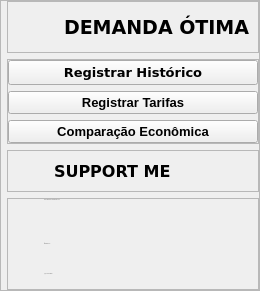
     <widget class="QFrame" name="left_menu_widget">
      <property name="styleSheet">
       <string notr="true"/>
      </property>
      <property name="frameShape">
       <enum>QFrame::StyledPanel</enum>
      </property>
      <property name="frameShadow">
       <enum>QFrame::Raised</enum>
      </property>
      <layout class="QVBoxLayout" name="verticalLayout">
       <property name="spacing">
        <number>6</number>
       </property>
       <property name="leftMargin">
        <number>6</number>
       </property>
       <property name="topMargin">
        <number>0</number>
       </property>
       <property name="rightMargin">
        <number>0</number>
       </property>
       <property name="bottomMargin">
        <number>0</number>
       </property>
       <item alignment="Qt::AlignTop">
        <widget class="QFrame" name="frame_3">
         <property name="styleSheet">
          <string notr="true"/>
         </property>
         <property name="frameShape">
          <enum>QFrame::StyledPanel</enum>
         </property>
         <property name="frameShadow">
          <enum>QFrame::Raised</enum>
         </property>
         <layout class="QHBoxLayout" name="horizontalLayout_2">
          <property name="spacing">
           <number>6</number>
          </property>
          <property name="leftMargin">
           <number>0</number>
          </property>
          <property name="topMargin">
           <number>0</number>
          </property>
          <property name="rightMargin">
           <number>0</number>
          </property>
          <property name="bottomMargin">
           <number>0</number>
          </property>
          <item>
           <widget class="QLabel" name="label">
            <property name="minimumSize">
             <size>
              <width>50</width>
              <height>50</height>
             </size>
            </property>
            <property name="maximumSize">
             <size>
              <width>50</width>
              <height>50</height>
             </size>
            </property>
            <property name="text">
             <string/>
            </property>
            <property name="pixmap">
             <pixmap>../02_Image/zap.png</pixmap>
            </property>
            <property name="scaledContents">
             <bool>true</bool>
            </property>
           </widget>
          </item>
          <item>
           <widget class="QLabel" name="label_2">
            <property name="font">
             <font>
              <family>Verdana</family>
              <pointsize>14</pointsize>
              <weight>75</weight>
              <bold>true</bold>
             </font>
            </property>
            <property name="text">
             <string>DEMANDA ÓTIMA</string>
            </property>
            <property name="scaledContents">
             <bool>false</bool>
            </property>
           </widget>
          </item>
         </layout>
        </widget>
       </item>
       <item alignment="Qt::AlignTop">
        <widget class="QFrame" name="frame_4">
         <property name="sizePolicy">
          <sizepolicy hsizetype="Preferred" vsizetype="Expanding">
           <horstretch>0</horstretch>
           <verstretch>0</verstretch>
          </sizepolicy>
         </property>
         <property name="styleSheet">
          <string notr="true"/>
         </property>
         <property name="frameShape">
          <enum>QFrame::StyledPanel</enum>
         </property>
         <property name="frameShadow">
          <enum>QFrame::Raised</enum>
         </property>
         <layout class="QVBoxLayout" name="verticalLayout_2">
          <property name="spacing">
           <number>6</number>
          </property>
          <property name="leftMargin">
           <number>0</number>
          </property>
          <property name="topMargin">
           <number>0</number>
          </property>
          <property name="rightMargin">
           <number>0</number>
          </property>
          <property name="bottomMargin">
           <number>0</number>
          </property>
          <item alignment="Qt::AlignLeft">
           <widget class="QPushButton" name="pushButton_0">
            <property name="minimumSize">
             <size>
              <width>250</width>
              <height>0</height>
             </size>
            </property>
            <property name="font">
             <font>
              <family>Verdana</family>
              <pointsize>10</pointsize>
              <weight>75</weight>
              <bold>true</bold>
             </font>
            </property>
            <property name="mouseTracking">
             <bool>false</bool>
            </property>
            <property name="focusPolicy">
             <enum>Qt::StrongFocus</enum>
            </property>
            <property name="contextMenuPolicy">
             <enum>Qt::DefaultContextMenu</enum>
            </property>
            <property name="autoFillBackground">
             <bool>false</bool>
            </property>
            <property name="styleSheet">
             <string notr="true"/>
            </property>
            <property name="text">
             <string>Registrar Histórico</string>
            </property>
            <property name="icon">
             <iconset>
              <normaloff>../02_Image/bar-chart-2_focus.png</normaloff>../02_Image/bar-chart-2_focus.png</iconset>
            </property>
            <property name="autoDefault">
             <bool>false</bool>
            </property>
            <property name="default">
             <bool>false</bool>
            </property>
            <property name="flat">
             <bool>false</bool>
            </property>
           </widget>
          </item>
          <item alignment="Qt::AlignLeft">
           <widget class="QPushButton" name="pushButton_1">
            <property name="minimumSize">
             <size>
              <width>250</width>
              <height>0</height>
             </size>
            </property>
            <property name="maximumSize">
             <size>
              <width>250</width>
              <height>16777215</height>
             </size>
            </property>
            <property name="font">
             <font>
              <family>MS Shell Dlg 2</family>
              <pointsize>10</pointsize>
              <weight>75</weight>
              <bold>true</bold>
             </font>
            </property>
            <property name="text">
             <string>Registrar Tarifas</string>
            </property>
            <property name="icon">
             <iconset>
              <normaloff>../02_Image/dollar-sign_focus.png</normaloff>../02_Image/dollar-sign_focus.png</iconset>
            </property>
           </widget>
          </item>
          <item>
           <widget class="QPushButton" name="pushButton_3">
            <property name="minimumSize">
             <size>
              <width>250</width>
              <height>0</height>
             </size>
            </property>
            <property name="font">
             <font>
              <family>MS Shell Dlg 2</family>
              <pointsize>10</pointsize>
              <weight>75</weight>
              <bold>true</bold>
             </font>
            </property>
            <property name="text">
             <string>Comparação Econômica</string>
            </property>
            <property name="icon">
             <iconset>
              <normaloff>../02_Image/pie-chart_focus.png</normaloff>../02_Image/pie-chart_focus.png</iconset>
            </property>
           </widget>
          </item>
         </layout>
        </widget>
       </item>
       <item alignment="Qt::AlignBottom">
        <widget class="QFrame" name="frame_5">
         <property name="sizePolicy">
          <sizepolicy hsizetype="Preferred" vsizetype="Preferred">
           <horstretch>0</horstretch>
           <verstretch>0</verstretch>
          </sizepolicy>
         </property>
         <property name="frameShape">
          <enum>QFrame::StyledPanel</enum>
         </property>
         <property name="frameShadow">
          <enum>QFrame::Raised</enum>
         </property>
         <layout class="QHBoxLayout" name="horizontalLayout_3">
          <property name="spacing">
           <number>6</number>
          </property>
          <property name="leftMargin">
           <number>0</number>
          </property>
          <property name="topMargin">
           <number>0</number>
          </property>
          <property name="rightMargin">
           <number>0</number>
          </property>
          <property name="bottomMargin">
           <number>0</number>
          </property>
          <item>
           <widget class="QLabel" name="label_3">
            <property name="minimumSize">
             <size>
              <width>40</width>
              <height>40</height>
             </size>
            </property>
            <property name="maximumSize">
             <size>
              <width>40</width>
              <height>40</height>
             </size>
            </property>
            <property name="text">
             <string/>
            </property>
            <property name="pixmap">
             <pixmap>../02_Image/smile_disabled.png</pixmap>
            </property>
            <property name="scaledContents">
             <bool>true</bool>
            </property>
           </widget>
          </item>
          <item>
           <widget class="QLabel" name="label_4">
            <property name="font">
             <font>
              <family>Verdana</family>
              <pointsize>12</pointsize>
              <weight>75</weight>
              <bold>true</bold>
             </font>
            </property>
            <property name="text">
             <string>SUPPORT ME</string>
            </property>
            <property name="scaledContents">
             <bool>true</bool>
            </property>
           </widget>
          </item>
         </layout>
        </widget>
       </item>
       <item>
        <widget class="QFrame" name="frame_6">
         <property name="sizePolicy">
          <sizepolicy hsizetype="Preferred" vsizetype="Preferred">
           <horstretch>0</horstretch>
           <verstretch>0</verstretch>
          </sizepolicy>
         </property>
         <property name="frameShape">
          <enum>QFrame::StyledPanel</enum>
         </property>
         <property name="frameShadow">
          <enum>QFrame::Raised</enum>
         </property>
         <layout class="QGridLayout" name="gridLayout_2">
          <property name="leftMargin">
           <number>0</number>
          </property>
          <property name="topMargin">
           <number>0</number>
          </property>
          <property name="rightMargin">
           <number>0</number>
          </property>
          <property name="bottomMargin">
           <number>0</number>
          </property>
          <property name="horizontalSpacing">
           <number>6</number>
          </property>
          <property name="verticalSpacing">
           <number>0</number>
          </property>
          <item row="0" column="1">
           <widget class="QLabel" name="label_5">
            <property name="minimumSize">
             <size>
              <width>30</width>
              <height>30</height>
             </size>
            </property>
            <property name="maximumSize">
             <size>
              <width>16777215</width>
              <height>16777215</height>
             </size>
            </property>
            <property name="font">
             <font>
              <family>Verdana</family>
              <pointsize>-1</pointsize>
              <weight>9</weight>
              <italic>false</italic>
              <bold>false</bold>
             </font>
            </property>
            <property name="styleSheet">
             <string notr="true"/>
            </property>
            <property name="text">
             <string>viniciuspessoa1997@gmail.com</string>
            </property>
            <property name="scaledContents">
             <bool>true</bool>
            </property>
            <property name="alignment">
             <set>Qt::AlignLeading</set>
            </property>
            <property name="wordWrap">
             <bool>false</bool>
            </property>
           </widget>
          </item>
          <item row="2" column="1">
           <widget class="QLabel" name="label_7">
            <property name="font">
             <font>
              <family>Verdana</family>
              <pointsize>-1</pointsize>
              <weight>9</weight>
              <italic>false</italic>
              <bold>false</bold>
             </font>
            </property>
            <property name="text">
             <string>(19) 9 8400-8480</string>
            </property>
            <property name="scaledContents">
             <bool>true</bool>
            </property>
           </widget>
          </item>
          <item row="1" column="1">
           <widget class="QLabel" name="label_6">
            <property name="font">
             <font>
              <family>Verdana</family>
              <pointsize>-1</pointsize>
              <weight>9</weight>
              <italic>false</italic>
              <bold>false</bold>
             </font>
            </property>
            <property name="text">
             <string>@viniperson</string>
            </property>
            <property name="scaledContents">
             <bool>true</bool>
            </property>
           </widget>
          </item>
          <item row="0" column="0">
           <widget class="QLabel" name="label_12">
            <property name="minimumSize">
             <size>
              <width>30</width>
              <height>30</height>
             </size>
            </property>
            <property name="maximumSize">
             <size>
              <width>30</width>
              <height>30</height>
             </size>
            </property>
            <property name="text">
             <string/>
            </property>
            <property name="pixmap">
             <pixmap>../02_Image/mail_disabled.png</pixmap>
            </property>
            <property name="scaledContents">
             <bool>true</bool>
            </property>
           </widget>
          </item>
          <item row="1" column="0">
           <widget class="QLabel" name="label_13">
            <property name="minimumSize">
             <size>
              <width>30</width>
              <height>30</height>
             </size>
            </property>
            <property name="maximumSize">
             <size>
              <width>30</width>
              <height>30</height>
             </size>
            </property>
            <property name="text">
             <string/>
            </property>
            <property name="pixmap">
             <pixmap>../02_Image/instagram_disabled.png</pixmap>
            </property>
            <property name="scaledContents">
             <bool>true</bool>
            </property>
           </widget>
          </item>
          <item row="2" column="0">
           <widget class="QLabel" name="label_14">
            <property name="minimumSize">
             <size>
              <width>30</width>
              <height>30</height>
             </size>
            </property>
            <property name="maximumSize">
             <size>
              <width>30</width>
              <height>30</height>
             </size>
            </property>
            <property name="text">
             <string/>
            </property>
            <property name="pixmap">
             <pixmap>../02_Image/phone_focus.png</pixmap>
            </property>
            <property name="scaledContents">
             <bool>true</bool>
            </property>
           </widget>
          </item>
         </layout>
        </widget>
       </item>
      </layout>
     </widget>
